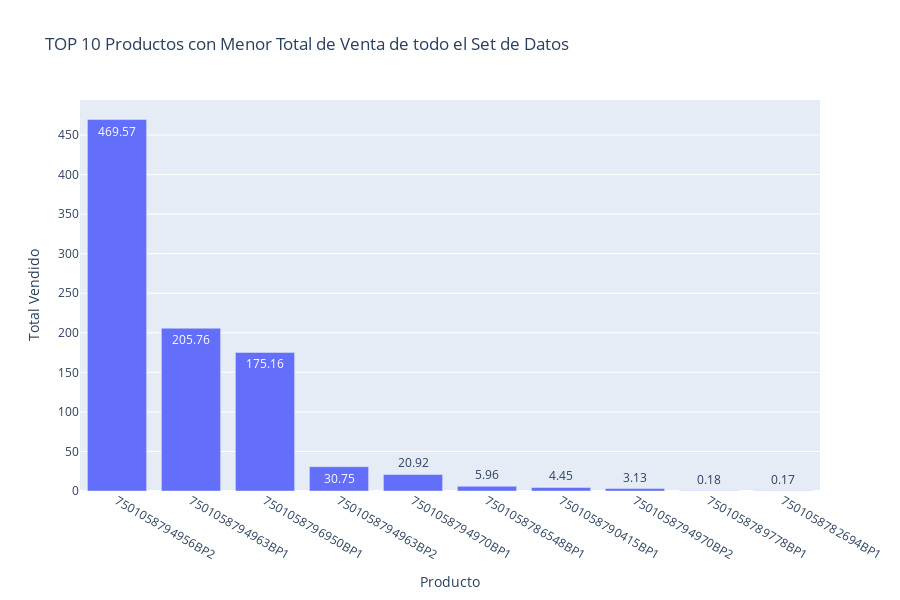

Write notebook code for a chart like this one.
### Code cell
fig = px.bar(
    dfProductSalesValue.tail(10),
    x="ITEM_CODE",
    y="TOTAL_VALUE_SALES",
    title="TOP 10 Productos con Menor Total de Venta de todo el Set de Datos",
    text=dfProductSalesValue.tail(10)["TOTAL_VALUE_SALES"].round(2),
    height=600,
    labels={
        "ITEM_CODE": "Producto",
        "TOTAL_VALUE_SALES": "Total Vendido"
    }
)
fig.show()

### Figure 1 — Plotly figure (JSON) as saved in the notebook; plotly's stock layout.template omitted (floating-point values rounded to 4 significant figures)
{"data": [{"hovertemplate": "Producto=%{x}<br>Total Vendido=%{y}<br>text=%{text}<extra></extra>", "legendgroup": "", "marker": {"color": "#636efa", "pattern": {"shape": ""}}, "name": "", "orientation": "v", "showlegend": false, "text": [469.6, 205.8, 175.2, 30.75, 20.92, 5.96, 4.45, 3.13, 0.18, 0.17], "textposition": "auto", "type": "bar", "x": ["7501058794956BP2", "7501058794963BP1", "7501058796950BP1", "7501058794963BP2", "7501058794970BP1", "7501058786548BP1", "7501058790415BP1", "7501058794970BP2", "7501058789778BP1", "7501058782694BP1"], "xaxis": "x", "y": [469.6, 205.8, 175.2, 30.75, 20.92, 5.956, 4.45, 3.127, 0.18, 0.172], "yaxis": "y"}], "layout": {"barmode": "relative", "height": 600, "legend": {"tracegroupgap": 0}, "title": {"text": "TOP 10 Productos con Menor Total de Venta de todo el Set de Datos"}, "xaxis": {"anchor": "y", "domain": [0, 1], "title": {"text": "Producto"}}, "yaxis": {"anchor": "x", "domain": [0, 1], "title": {"text": "Total Vendido"}}}}
